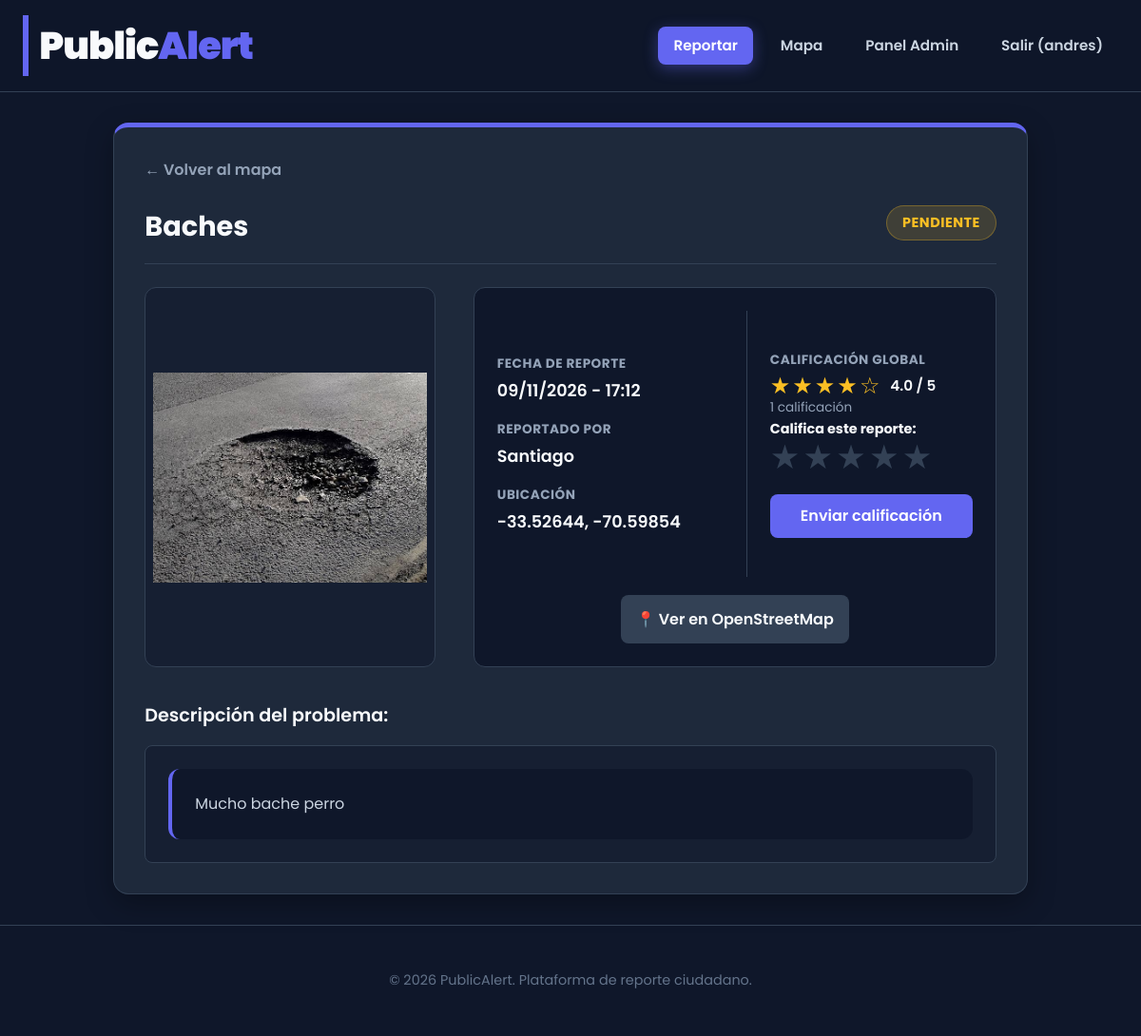
The page /reporte/1 (signed in) on the database its author committed.
### models.py (models this page shows, shortened)
class Usuario(UserMixin, db.Model):
    id = db.Column(db.Integer, primary_key=True)
    nombre = db.Column(db.String(80), nullable=False)
    email = db.Column(db.String(120), unique=True, nullable=False)
    password_hash = db.Column(db.String(255), nullable=False)
    reportes = db.relationship("Reporte", backref="autor", lazy=True)
    es_admin = db.Column(db.Boolean, default=False)

class Reporte(db.Model):
    id = db.Column(db.Integer, primary_key=True)
    categoria = db.Column(db.String(30), nullable=False)
    descripcion = db.Column(db.Text, nullable=False)
    foto = db.Column(db.Text, nullable=False)
    latitud = db.Column(db.Float, nullable=False)
    longitud = db.Column(db.Float, nullable=False)
    estado = db.Column(db.String(20), default="Pendiente", nullable=False)
    fecha = db.Column(db.DateTime, default=datetime.now, nullable=False)
    usuario_id = db.Column(db.Integer, db.ForeignKey("usuario.id"), nullable=False)
    @property
    def promedio(self):
        if not self.calificaciones:
            return None
        return sum(c.estrellas for c in self.calificaciones) / len(self.calificaciones)

### app.py (the view)
@app.route("/reporte/<int:id>")
@login_required
def detalle(id):
    reporte = db.session.get(Reporte, id) or abort(404)
    mia = Calificacion.query.filter_by(
        reporte_id=id,
        usuario_id=current_user.id
    ).first()
    mi_afectacion = Afectacion.query.filter_by(
        reporte_id=id,
        usuario_id=current_user.id
    ).first()
    return render_template(
        "detalle.html",
        r=reporte,
        mia=mia,
        mi_afectacion=mi_afectacion
    )

### app.py (called while the page is built)
@login_manager.user_loader
def cargar_usuario(user_id):
    return db.session.get(Usuario, int(user_id))

### templates/detalle.html (shortened to what this page needs)
{% extends "base.html" %}
{% block contenido %}
<section class="tarjeta tarjeta-detalle">
  <a href="{{ url_for('mapa') }}" class="btn-volver">← Volver al mapa</a>
  <div class="titulo-estado" style="display: flex; justify-content: space-between; align-items: center; margin-bottom: 1rem; border-bottom: 1px solid var(--borde); padding-bottom: 1rem;">
    <h1 style="margin: 0; font-size: 1.8rem;">{{ r.categoria }}</h1>
    <span class="estado estado-grande" data-estado="{{ r.estado }}">{{ r.estado }}</span>
  </div>
  <div class="detalle-contenedor">
    <div class="detalle-imagen">
      <img src="{{ r.foto }}" alt="Evidencia de {{ r.categoria }}">
    </div>
    <div class="caja-metadatos caja-metadatos-dividida">
      <div class="columna-datos">
        <div class="metadato-item">
          <span class="metadato-titulo">Fecha de reporte</span>
          <span class="metadato-valor">{{ r.fecha.strftime('%d/%m/%Y - %H:%M') }}</span>
        </div>
        <div class="metadato-item">
          <span class="metadato-titulo">Reportado por</span>
          <span class="metadato-valor">{{ r.autor.nombre }}</span>
        </div>
        <div class="metadato-item" style="margin-bottom: 0;">
          <span class="metadato-titulo">Ubicación</span>
          <span class="metadato-valor">{{ '%.5f'|format(r.latitud) }}, {{ '%.5f'|format(r.longitud) }}</span>
        </div>
      </div>
      <div class="columna-calificacion">
        {% if mia %}
          <div class="bloque-tu-calificacion">
            <span class="metadato-titulo" style="display: block;">Tu calificación</span>
            <div class="fila-estrellas-puntaje">
              <span class="estrellas-iguales">{{ '★' * mia.estrellas }}{{ '☆' * (5 - mia.estrellas) }}</span>
              <span class="puntaje-lado">{{ '%.1f'|format(mia.estrellas) }} / 5</span>
            </div>
          </div>
          <div class="bloque-calificacion-global" style="margin-top: 0.75rem; padding-top: 0.75rem;">
            <span class="metadato-titulo" style="display: block;">Calificación global</span>
            {% set prom = r.promedio %}
            <div class="fila-estrellas-puntaje">
              <span class="estrellas-iguales" aria-label="Promedio {{ '%.1f'|format(prom) }} de 5">
                {{ '★' * (prom|round|int) }}{{ '☆' * (5 - (prom|round|int)) }}
              </span>
              <span class="puntaje-lado">{{ '%.1f'|format(prom) }} / 5</span>
            </div>
            <p class="cantidad-votos">
              {{ r.calificaciones|length }} {{ 'calificación' if r.calificaciones|length == 1 else 'calificaciones' }}
            </p>
          </div>
        {% else %}
          {% if r.calificaciones %}
            {% set prom = r.promedio %}
            <span class="metadato-titulo" style="display: block;">Calificación global</span>
            <div class="fila-estrellas-puntaje">
              <span class="estrellas-iguales">{{ '★' * (prom|round|int) }}{{ '☆' * (5 - (prom|round|int)) }}</span>
              <span class="puntaje-lado">{{ '%.1f'|format(prom) }} / 5</span>
            </div>
            <p class="cantidad-votos" style="margin-bottom: 0.6rem;">
              {{ r.calificaciones|length }} {{ 'calificación' if r.calificaciones|length == 1 else 'calificaciones' }}
            </p>
          {% endif %}
          <form method="post" action="{{ url_for('calificar', id=r.id) }}">
            <p style="margin-bottom: 0.3rem; font-size: 0.9rem;"><strong>Califica este reporte:</strong></p>
            <div class="estrellas-input">
              {% for n in [5, 4, 3, 2, 1] %}
              <label for="e{{ n }}" title="{{ n }} estrellas">★</label>
              {% endfor %}
            </div>
            <button class="btn" type="submit" style="width: 100%; margin-top: 0.4rem; padding: 0.5rem;">Enviar calificación</button>
          </form>
        {% endif %}
      </div>
      <div class="contenedor-boton-mapa">
        <a href="https://www.openstreetmap.org/?mlat={{ r.latitud }}&mlon={{ r.longitud }}#map=18/{{ r.latitud }}/{{ r.longitud }}" class="btn-mapa-externo" target="_blank" rel="noopener">📍 Ver en OpenStreetMap</a>
      </div>
    </div>
    <div class="seccion-info-completa">
      <h3 style="margin-bottom: 1rem;">Descripción del problema:</h3>
      <div style="background: rgba(15, 23, 42, 0.5); padding: 1.5rem; border-radius: 8px; border: 1px solid var(--borde);">
        <p class="descripcion-reporte" style="margin: 0;">{{ r.descripcion }}</p>
      </div>
    </div>
  </div>
</section>
{% endblock %}

### templates/base.html (shortened to what this page needs)
<!doctype html>
<html lang="es">
<head>
  <link rel="stylesheet" href="{{ url_for('static', filename='style.css') }}?v=9">
</head>
<body>
  <header class="barra">
    <a class="marca" href="{{ url_for('inicio') }}">Public<span class="texto-rojo">Alert</span></a>
    {% if current_user.is_authenticated %}
    <nav>
      <a href="{{ url_for('reportar') }}">Reportar</a>
      <a href="{{ url_for('mapa') }}">Mapa</a>
      {% if current_user.es_admin %}
        <a href="{{ url_for('panel_admin') }}">Panel Admin</a>
      {% endif %}
      <a href="{{ url_for('logout') }}">Salir ({{ current_user.nombre }})</a>
    </nav>
    {% endif %}
  </header>
  <main class="contenedor">
    {% block contenido %}{% endblock %}
  </main>
  <footer class="footer-global">
    <p>&copy; 2026 PublicAlert. Plataforma de reporte ciudadano.</p>
  </footer>
</body>
</html>

### rows shown on the page
Usuario: nombre "andres"
Reporte: categoria "Baches", estado "PENDIENTE", foto (picture), fecha "09/11/2026 - 17:12", latitud "-33.52644", longitud "-70.59854", descripcion "Mucho bache perro"
Usuario: autor.nombre "Santiago"

### other values the page prints
{{ '★' * (prom|round|int) }} "★★★★"
{{ '☆' * (5 - (prom|round|int)) }} "☆"
{{ '%.1f'|format(prom) }} "4.0"
{{ r.calificaciones|length }} "1"
{{ 'calificación' if r.calificaciones|length == 1 else 'calificaciones' }} "calificación"
